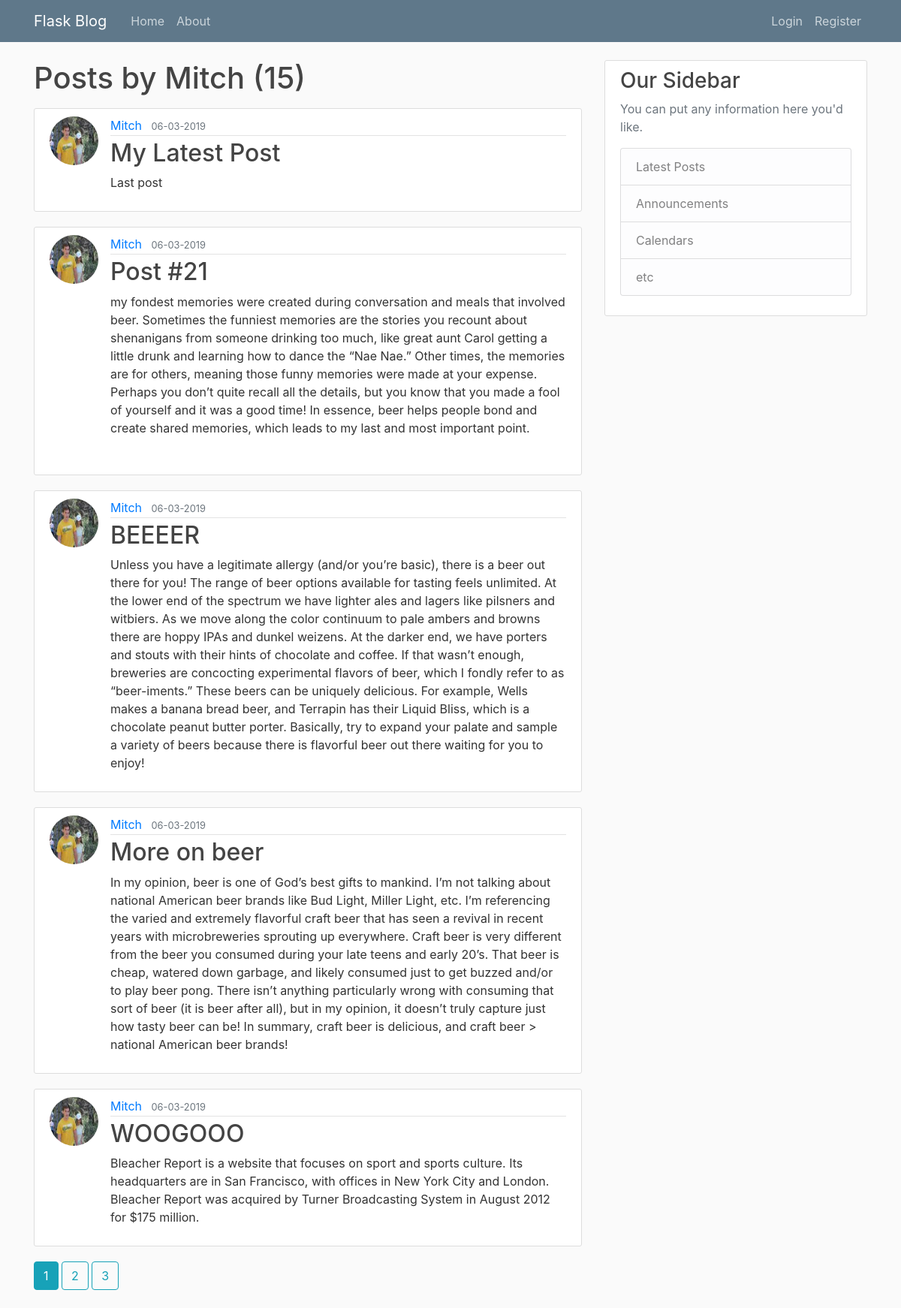
The app's page /user/Mitch, older data.
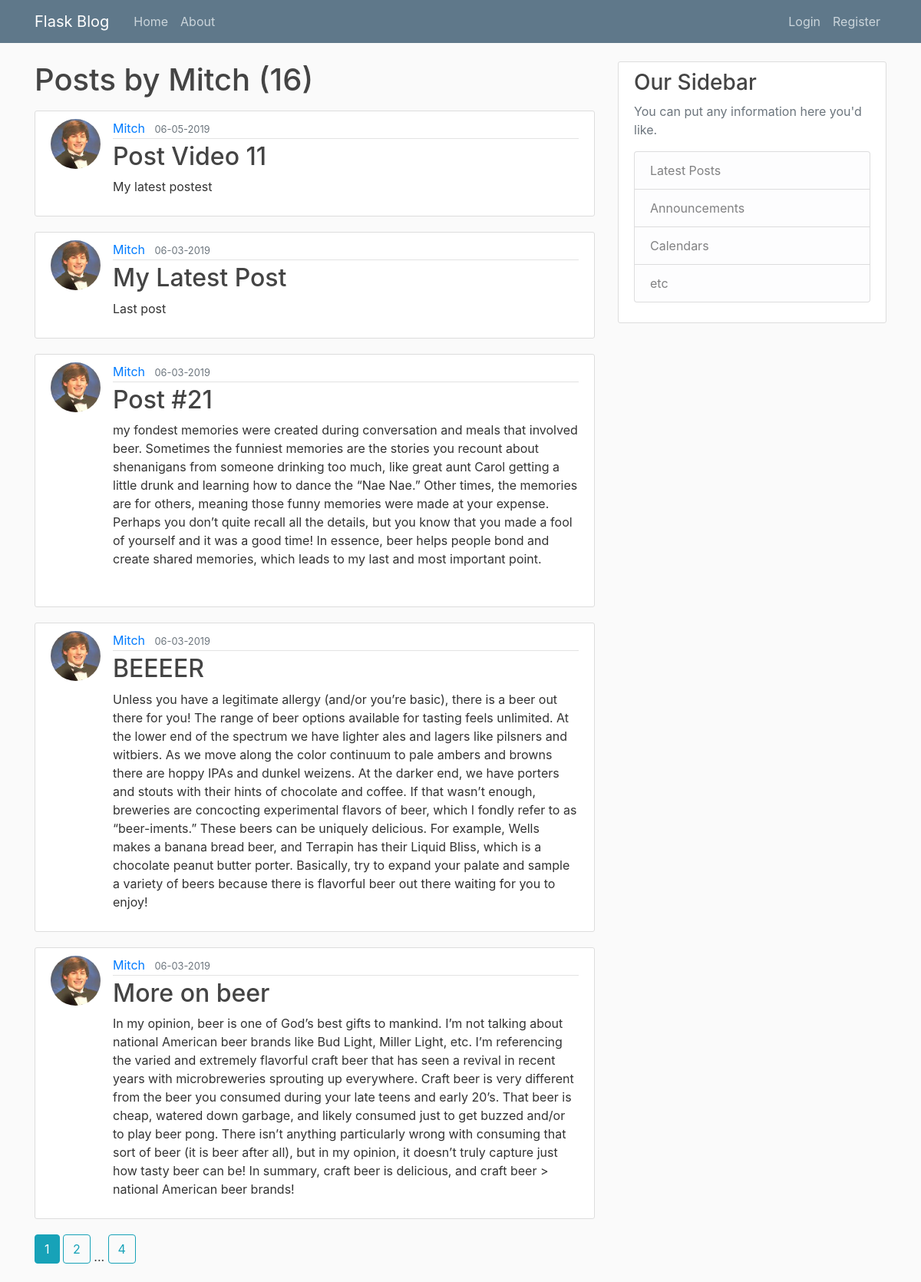
The same page, newer data.
### flaskblog/models.py (models this page shows, shortened)
class Post(db.Model):
	id = db.Column(db.Integer, primary_key=True)
	title = db.Column(db.String(100), nullable=False)
	date_posted = db.Column(db.DateTime, nullable=False, default=datetime.utcnow)
	content = db.Column(db.Text, nullable=False)
	user_id = db.Column(db.Integer, db.ForeignKey('user.id'), nullable=False)

class User(db.Model, UserMixin):
	id = db.Column(db.Integer, primary_key=True)
	username = db.Column(db.String(20), unique=True, nullable=False)
	email = db.Column(db.String(120), unique=True, nullable=False)
	image_file = db.Column(db.String(20), nullable=False, default='default.png')
	password = db.Column(db.String(60), nullable=False)
	posts = db.relationship('Post', backref='author', lazy=True)

### flaskblog/users/routes.py (the view)
@users.route("/user/<string:username>")
def user_posts(username):
    page = request.args.get('page', 1, type=int)
    user = User.query.filter_by(username=username).first_or_404()
    posts = Post.query.filter_by(author=user)\
        .order_by(Post.date_posted.desc())\
        .paginate(page=page, per_page=5)
    return render_template('user_posts.html', posts=posts, user=user)

### flaskblog/templates/user_posts.html
{% extends "layout.html" %}
{% block content %}
  <h1 class="mb-3">Posts by {{ user.username }} ({{ posts.total }})</h1>
    {% for post in posts.items %}
        <article class="media content-section">
          <img class="rounded-circle article-img" src="{{ url_for('static', filename='profile_pics/' + post.author.image_file) }}">
          <div class="media-body">
              <div class="article-metadata">
                <a class="mr-2" href="{{ url_for('users.user_posts', username=post.author.username) }}">{{ post.author.username }}</a>
                <small class="text-muted">{{ post.date_posted.strftime('%m-%d-%Y') }}</small>
              </div>
            <h2><a class="article-title" href="{{url_for('posts.post', post_id=post.id)}}">{{ post.title }}</a></h2>
            <p class="article-content">{{ post.content }}</p>
          </div>
        </article>
    {% endfor %}
    {% for page_num in posts.iter_pages(left_edge=1, right_edge=1, left_current=1, right_current=2 ) %}
      {% if page_num %}
        {% if posts.page == page_num %}
          <a class='btn btn-info mb-4' href="{{url_for('users.user_posts', username=user.username, page=page_num)}}">{{ page_num }}</a>
        {% else %}
          <a class='btn btn-outline-info mb-4' href="{{url_for('users.user_posts', username=user.username, page=page_num)}}">{{ page_num }}</a>
        {% endif %}
      {% else %}
        ...
      {% endif %}
    {% endfor %}
{% endblock content %}

Row changes from the older to the newer data that the page shows:
no longer on this page (row unchanged): Post: image_file (picture), author.username "Mitch", date_posted "06-03-2019", title "WOOGOOO", content "Bleacher Report is a website that focuses on sport and sports culture. Its headquarters are in San Francisco, with offices in New York City and London. Bleacher Report was acquired by Turner Broadcasting System in August 2012 for $175 million."
added Post: image_file (picture), author.username "Mitch", date_posted "06-05-2019", title "Post Video 11", content "My latest postest"
changed through a linked row, Post "My Latest Post": image_file: a different picture
changed through a linked row, Post "Post #21": image_file: a different picture
changed through a linked row, Post "BEEEER": image_file: a different picture
changed through a linked row, Post "More on beer": image_file: a different picture
Text that changed along with them:
{{ posts.total }}: "15" → "16"
new list line: "4"
list line gone: "3"
